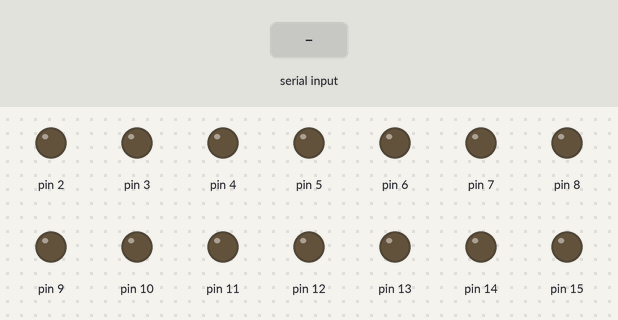
Recording of a sketch running on a simulated Arduino Uno, built with avr-gcc and run on an emulated ATmega328P. Parts: output pins drawn as LEDs (lit = HIGH). The test bench sets the inputs (shaded band). What the sketch prints to the serial monitor is not drawn.

Above: at 1.3 s.
1.4 s: "5\n" received over Serial
At 2.1 s:
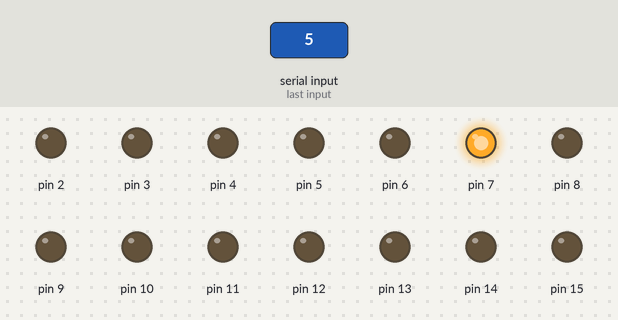
Timing chart, 0 to 4.4 s (numbered marks = the images above; inputs shaded):
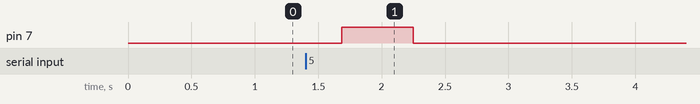

The sketch:

ArduinoNodeJS.ino
```cpp
#include "leds.h"

#define LEDS_AMOUNT    16
#define LEDS_GLOW_TIME 1000

int recVal = -1;
String val = "";
Led* ledsArray[LEDS_AMOUNT];
char* ledsCharArray[LEDS_AMOUNT];
unsigned long prevTime = millis();

void setup()
{
  Serial.begin(9600);

  // LED pins start at 2 and end at 13
  for (int i = 0, j = 2; i < LEDS_AMOUNT; i++) {
    Serial.print("i: ");
    Serial.println(i);
    Serial.print("pin: ");
    Serial.println(j);

    ledsArray[i] = new Led(j);
    j++;
  }
}

void loop()
{
  while (Serial.available()) {
    // need a delay or else characters will get split before they can be added
    delay(5);

    char c = Serial.read();
    val += c;
  }

  // don't do anything with an empty string
  // it will turn into a 0, which is the first pin, and turn it on
  if (val != "") {
    recVal = val.toInt();
    val = "";
  }

  // turn on LED
  if (recVal >= 0 && recVal < LEDS_AMOUNT ) {
    Led* l = ledsArray[recVal];

    l->turnOn();
  }

  for (int i = 0; i < LEDS_AMOUNT; i++) {
    Led* l = ledsArray[i];

    if (!l->_isOn)
      continue;

    unsigned long curTime = millis();
    unsigned long diff = curTime - l->_timer;

    // set glow strength
    if (l->getPin() > 13) {
      l->setGlowStr(255);

      // turn off LED after some time
      if (diff > LEDS_GLOW_TIME) {
        l->turnOff();
      }
    } else {
      if (curTime - l->_glowPrevTime > 10) {
        int str;

        if (!l->_hasReachedMaxGlow) {
          str = l->_glowStr + 5;

          if (str >= 255) {
            str = 255;
            l->_hasReachedMaxGlow = true;
          }
        } else {
          str = l->_glowStr - 5;

          if (str < 0) {
            str = 0;
            l->turnOff();
          }
        }

        l->setGlowStr(str);
        l->_glowPrevTime = curTime;
      }
    }
  }

  // reset
  recVal = -1;
}
```

leds.h
```cpp
#ifndef leds_h
#define leds_h

#include "Arduino.h"

class Led
{
  public:
    Led(int pin);
    void turnOn();
    void turnOff();
    void setGlowStr(int str);
    int getPin();
    bool _isOn;
    unsigned long _timer;
    int _glowStr;
    bool _hasReachedMaxGlow = false;
    unsigned long _glowPrevTime;

  private:
    int _pin;
};

Led::Led(int pin)
{
  pinMode(pin, OUTPUT);
  digitalWrite(pin, LOW);

  _pin = pin;
  _isOn = false;
  _timer = millis();
  _glowStr = 0;
}

int Led::getPin() {
  return _pin;
}

void Led::setGlowStr(int str)
{
  _glowStr = str;
  analogWrite(_pin, _glowStr);
}

void Led::turnOn()
{
  analogWrite(_pin, 1);

  _timer = millis();
  _hasReachedMaxGlow = false;
  _isOn = true;
}

void Led::turnOff()
{
  analogWrite(_pin, 0);
  _glowStr = 0;
  _hasReachedMaxGlow = false;
  _isOn = false;
}

#endif
```

Measured:
- after the input at 1.4 s, pin 7: LOW → HIGH after 0.29 s, → LOW 0.56 s later
